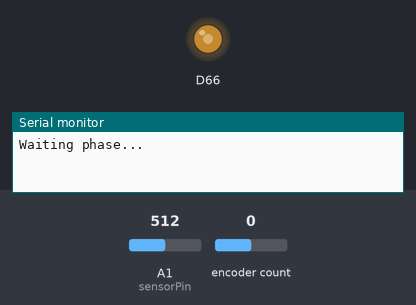
A sketch run on a simulated Arduino Due. Parts: output pins drawn as LEDs (lit = HIGH), the last lines printed to the serial monitor. The inputs (shaded band) are chosen by the test bench; at power-on: A1 (sensorPin) = 512, encoder count 0 (analog values on the 0–1023 scale).

Above: at 0.1 s.
At 16.4 s:
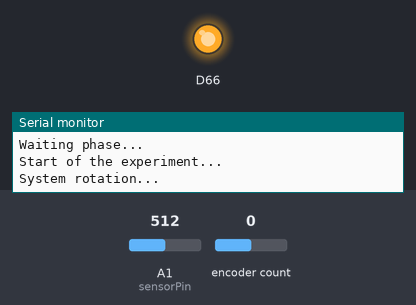
Timing chart, 0 to 17.9 s (numbered marks = the images above):
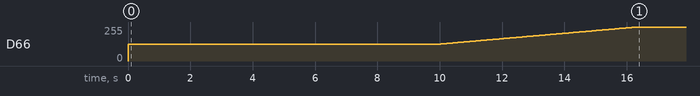

The sketch:

Control_CRP.ino
```cpp
//Code for the cascade control of the centrifugal ring positioner

#include <Encoder.h>

Encoder myEnc(47, 37);          // definiton of the Arduino digital pins for the encoder
int sensorPin = A1;             // select the input pin for the position sensor


float current_time;
float previous_time;
unsigned long time0;

float t_cycle = 1000;           // sampling period (in microsecondqs ; 1000 = 1ms)
int t_exp = 20000000;           // duration of the ring control experiment (in microseconds)
int nb_cycles = t_exp / t_cycle;
int t_start = 30000000;         // start time of the ring position control
int t_end = 50000000;           // end time of the ring position control
int t_mot = 10000000;           // start time of the system rotation

// Saving of the data in lists
float cmd_sav[3000];            // saving list of commands data
float time_sav[3000];           // saving list of time data
float vel_sav[3000];            // saving list of system angular velocity data
float pos_sav[3000];            // saving list of ring position data
float sp_sav[3000];             // saving list of ring setpoint data
float reg_sav[3000];            // saving list of outer controller data

float vel;                      // angular velocity of the system
float newTime;                  // involved in velocity calculation
float oldTime = 0;              // involved in velocity calculation
long oldPosition  = 0;          // involved in velocity calculation

float kp = 0.15;                // inner loop P controller gain
float cmd = 0;                  // output of the inner loop P controller
float cmd_I;                    // output of the inner loop P controller (in A)
float sp_vel = 0;               // setpoint of the system angular velocity (in rad/s)
float sp_pos = 0.08;            // setpoint of the ring position (in m)
float err_pos_prev = 0;         // previous ring position error
float err_pos_prevprev;         // second previous ring position error
float reg_out_prev = 0;         // previous outer loop controller output
float reg_out_prevprev;         // second previous outer loop controller output
float reg_out;                  // outer loop controller output
float sp_pos_prec;              // previous ring position setpoint
float reg;                      // outer loop controller output (+ equilibrium point)
float w0;                       // equilibrium point velocity
float ring_position;            // position of the ring
float sensorValue;              // variable to store the value coming from the sensor

int k;


//Uncomment for the PID outer loop controller

float num1 =  1000*1.051456138860390;
float num2 = 1000*2.080401718559944;
float num3 = 1000*1.029045015404039;
float den1 = 1.000000000000000;
float den2 = 1.926343922603877;
float den3 = 0.926343922603876;

//Uncomment for the PD outer loop controller
/*
float num1 =  1000*1.591681613228143;
float num2 = 1000*1.567522419842214;
float den1 = 1.000000000000000;
float den2 = 0.926343922603876;
*/

// List with the data from the position sensor characteristic
float list_bit[14] = {2556, 2383, 2046, 1789, 1567, 1432, 1331, 1214, 1137, 1070, 994, 931, 893, 878};
float list_abs[14] = {0.1845, 0.1557, 0.1347, 0.1187, 0.1061, 0.09596, 0.08756, 0.08051, 0.074515, 0.06934, 0.06485, 0.0609, 0.0574, 0.05549};


void setup() {
  Serial.begin(9600);
  analogWriteResolution(12);
  analogReadResolution(12);
  Serial.println("Waiting phase... ");
}

void loop() {
  while (micros() < t_mot) {                                               // waiting phase of duration t_mot to enable the motor with the switch
    analogWrite(DAC0, 2048);
  }

  while (micros() >= t_mot and micros() < t_start) {                       // start of the system rotation at time t_mot, inner loop control
    Serial.println("Start of the experiment... ");
    Serial.println("System rotation... ");
    time0 = micros();
    previous_time = time0;


    for (int j = 0; j < nb_cycles; j = j + 1) {
      current_time = micros();
      long newPosition = myEnc.read();                                     // reading of the motor angular position via the encoder
      vel = ((newPosition - oldPosition) / (t_cycle)) * 6.28 * 100 / 7;    // system angular velocity calculation
      oldPosition = newPosition;

      if (micros() >= t_mot and micros () < t_mot + 10000000) {            // linear increase of the system velocity from rest to equilibrium point velocity
        sp_vel = sp_vel + 0.0006893;
      }
      if (micros() >= t_mot + 10000000 and micros() < t_mot + 20000000 ) { // constant system velocity at equilibrium point velocity
        sp_vel = sp_vel;
      }

      float error_vel = sp_vel - vel;                                      // system angular velocity error
      cmd_I = kp*error_vel;                                                // inner loop P controller command
      cmd = int((cmd_I+0.652)*4095/(2*0.652));                             // conversion of the inner loop command into Arduino output voltage

      if (cmd < 0){                                                        // normalization of the P controller command
        cmd = 0;
      }
      else if (cmd > 4095){
        cmd = 4095;
      }
      analogWrite(DAC0, cmd);                                               // command signal sent to the motor driver

      previous_time = current_time;
      while (micros() - time0 < (j + 1)*t_cycle) {
      }
    }

    w0 = sp_vel;                                                            // definition of the system angular equilibrium velocity as the current system velocity
    sp_pos = bit2m(analogRead(sensorPin));                                  // definition of the first ring position setpoint as the current sensor measure
    err_pos_prev =  0 ;
    err_pos_prevprev =  0 ;
    reg_out_prev =0;
    reg_out_prevprev = 0;

  }

  while (micros() >= t_start and micros() < t_end) {                        // start of the cascade control of the system
    Serial.println("Start of the ring position control... ");
    time0 = micros();
    previous_time = time0;


    for (int j = 0; j < nb_cycles; j = j + 1) {                             // definition of the ring position setpoint profile
      current_time = micros();

      if (micros() >= t_start and micros () < t_start + 5000000) {
        sp_pos = sp_pos + 0.000016;
      }
      if (micros() >= t_start + 5000000 and micros() < t_start + 10000000 ) {
        sp_pos = sp_pos;
      }
      if (micros() >= t_start + 10000000 and micros() < t_start + 15000000 ) {
        sp_pos = sp_pos-0.000008;
      }
      if (micros() >= t_start + 15000000 and micros() < t_start + 20000000 ) {
        sp_pos = sp_pos;
      }


      long newPosition = myEnc.read();                                       // reading of the motor angular position via the encoder
      vel = ((newPosition - oldPosition) / (t_cycle)) * 6.28 * 100 / 7;      // system angular velocity calculation
      oldPosition = newPosition;

      ring_position = analogRead(sensorPin);                                 // reading of the position sensor signal
      sensorValue = bit2m(ring_position);                                    // conversion of the sensor signal into a position via the defined function bit2m
      float error_ring_pos = sp_pos - sensorValue;                           // ring position error

      // uncomment for PID outer loop controller
      reg_out = (den2 * reg_out_prev - den3 * reg_out_prevprev + num1 * error_ring_pos - num2 * err_pos_prev + num3 * err_pos_prevprev);

      // uncomment for PD outer loop controller
      //reg_out = (den2* reg_out_prev + num1 * error_ring_pos - num2 * err_pos_prev);

      reg = reg_out + w0;                                                    // addition of the equilibrium velocity to the discrete controller output
      float error_vel = (reg - vel);                                         // system angular velocity error
      cmd_I = kp*error_vel;                                                  // inner loop P controller command
      cmd = int((cmd_I+0.652)*4095/(2*0.652));                               // conversion of the inner loop command into Arduino output voltage


      err_pos_prevprev = err_pos_prev;
      err_pos_prev = error_ring_pos;
      reg_out_prevprev = reg_out_prev;
      reg_out_prev = reg_out;
      sp_pos_prec = sp_pos;

      if (cmd < 0){                                                          // normalization of the P controller command
        cmd = 0;
      }
      else if (cmd > 4095){
        cmd = 4095;
      }
      analogWrite(DAC0, cmd);                                                // command signal sent to the motor driver


      if (j % 10 == 0) {                                                     // saving of the data in lists every 10ms
        k = j/10;
        reg_sav[k] = reg;
        sp_sav[k] = sp_pos;
        pos_sav[k] = sensorValue;
        cmd_sav[k] = int(cmd);
        time_sav[k] = (current_time - t_start) / 1000000.0;
        vel_sav[k] = vel;
      }

      previous_time = current_time;

      while (micros() - time0 < (j + 1)*t_cycle) {
      }
    }

    analogWrite(DAC0, 2048);
    Serial.println("Display of the saved data... ");
    for (int j = 0; j < nb_cycles/10; j = j + 1) {
      Serial.print(vel_sav[j], 3);
      Serial.print(", \t");
      Serial.print(cmd_sav[j]);
      Serial.print(", \t");
      Serial.print(reg_sav[j],2);
      Serial.print(", \t");
      Serial.print(sp_sav[j],4);
      Serial.print(", \t");
      Serial.print(pos_sav[j], 4);
      Serial.print(", \t");
      Serial.println(time_sav[j], 3);
    }

  }
}


// Function convertting a sensor signal into a ring position
// Input: sensor signal in bit
// Output: ring position in m
float bit2m(float pos_bit) {
  float val = 0;

  if (pos_bit > 2556){
          val = 0.08;
      }
  if ((pos_bit < 2556) && (pos_bit >= 2383)){
          val = ((1/(((0.1845-0.1557)*(pos_bit-2383))/(2556-2383)+0.1557))-0.42)/100.0 + 0.03;
      }
  if ((pos_bit < 2383) && (pos_bit >= 2046)){
          val = ((1/(((0.1557-0.1347)*(pos_bit-2046))/(2383-2046)+0.1347))-0.42)/100.0 + 0.03;
      }
   if ((pos_bit < 2046) && (pos_bit >= 1789)){
          val = ((1/(((0.1347-0.1187)*(pos_bit-1789))/(2046-1789)+0.1187))-0.42)/100.0 + 0.03;
      }
   if ((pos_bit < 1789) && (pos_bit >= 1567)){
          val = ((1/(((0.1187-0.1061)*(pos_bit-1567))/(1789-1567)+0.1061))-0.42)/100.0 + 0.03;
      }
   if ((pos_bit < 1567) && (pos_bit >= 1432)){
          val = ((1/(((0.1061-0.09596)*(pos_bit-1432))/(1567-1432)+0.09596))-0.42)/100.0 + 0.03;
      }
   if ((pos_bit < 1432) && (pos_bit >= 1331)){
          val = ((1/(((0.09596-0.08756)*(pos_bit-1331))/(1432-1331)+0.08756))-0.42)/100.0 + 0.03;
      }
   if ((pos_bit < 1331) && (pos_bit >= 1214)){
          val = ((1/(((0.08756-0.08051)*(pos_bit-1214))/(1331-1214)+0.08051))-0.42)/100.0 + 0.03;
      }
   if ((pos_bit < 1214) && (pos_bit >= 1137)){
          val = ((1/(((0.08051-0.074515)*(pos_bit-1137))/(1214-1137)+0.074515))-0.42)/100.0 + 0.03;
      }
   if ((pos_bit < 1137) && (pos_bit >= 1070)){
          val = ((1/(((0.074515-0.06934)*(pos_bit-1070))/(1137-1070)+0.06934))-0.42)/100.0 + 0.03;
      }
   if ((pos_bit < 1070) && (pos_bit >= 994)){
          val = ((1/(((0.06934-0.06485)*(pos_bit-994))/(1070-994)+0.06485))-0.42)/100.0 + 0.03;
      }
   if ((pos_bit < 994) && (pos_bit >= 931)){
          val = ((1/(((0.06485-0.0609)*(pos_bit-931))/(994-931)+0.0609))-0.42)/100.0 + 0.03;
      }
   if ((pos_bit < 931) && (pos_bit >= 893)){
          val = ((1/(((0.0609-0.0574)*(pos_bit-893))/(931-893)+0.0574))-0.42)/100.0 + 0.03;
      }
   if ((pos_bit < 893) && (pos_bit >= 878)){
          val = ((1/(((0.0574-0.05549)*(pos_bit-878))/(893-878)+0.05549))-0.42)/100.0 + 0.03;
      }
   if (pos_bit < 878){
          val = 0.206;
      }

    return val;

}
```

Measured:
- by itself, D66: moves from 0/255 to 255/255 over 16.3 s
